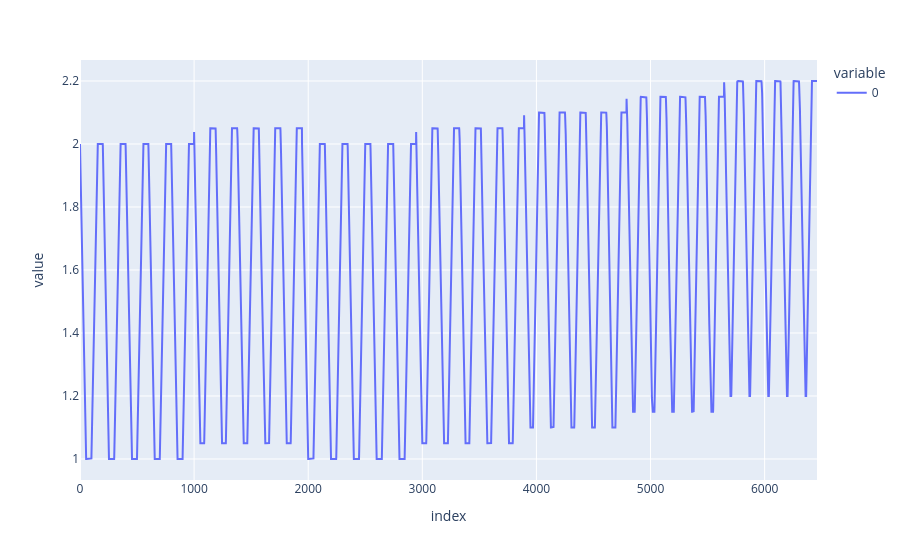

Source (notebook cell):
### Code cell
px.line(R, render_mode='svg')

### Figure 1 — Plotly figure (JSON) as saved in the notebook; plotly's stock layout.template omitted (floating-point values rounded to 4 significant figures; data arrays with more than 128 entries replaced by an {"elided": "..."} marker saying what was removed)
{"data": [{"hovertemplate": "variable=0<br>index=%{x}<br>value=%{y}<extra></extra>", "legendgroup": "0", "line": {"color": "#636efa", "dash": "solid"}, "marker": {"symbol": "circle"}, "mode": "lines", "name": "0", "orientation": "v", "showlegend": true, "type": "scatter", "x": {"elided": "6460 int values"}, "xaxis": "x", "y": {"elided": "6460 float values"}, "yaxis": "y"}], "layout": {"legend": {"title": {"text": "variable"}, "tracegroupgap": 0}, "margin": {"t": 60}, "xaxis": {"anchor": "y", "domain": [0, 1], "title": {"text": "index"}}, "yaxis": {"anchor": "x", "domain": [0, 1], "title": {"text": "value"}}}}
